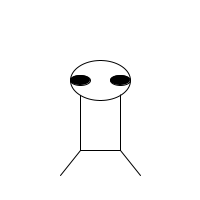
Frame 1 (no input)
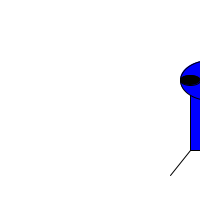
Frame 60 (the mouse pressed at the canvas centre just before this capture)
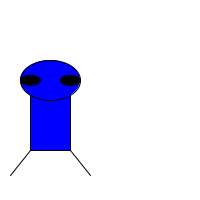
Frame 120 (the mouse held since frame 60 and released just before this capture)

The Processing sketch that drew these frames (run headless with seeded random() and noise(); from frame 60 on, the mouse is pressed at the canvas centre):

// Processing sketch: processing_132186
// ── processing_132186.pde

int waardeX;
int waardeY;
int richting;
boolean roel;
int teller;
 
void setup(){
size(200,200);
waardeX = 80;
waardeY = 90;
richting = 5;
roel = false;
teller = 1;
}
  
void draw(){
    
background(255);
   
 
rect(waardeX,waardeY,40,60);      
  
 
ellipseMode(CENTER);
ellipse(waardeX+20,waardeY-10,60,40);
  
line(waardeX,waardeY+60,waardeX-20,waardeY+85);
  
line(waardeX+40,waardeY+60,waardeX+60,waardeY+85);
  
fill(0);
ellipseMode(CENTER);
ellipse(waardeX,waardeY-10,20,10);
  
fill(0);
ellipseMode(CENTER);
ellipse(waardeX+40,waardeY-10,20,10);
 
waardeX = waardeX + richting;
 
 
// Monstertje beweegt naar rechts
  waardeX = waardeX + richting;
   
// Als monstertje de rand raakt, dan omkeren en wordt er door de teller geteld
  if(waardeX < 0 || waardeX > width){
    richting = - richting;
    println(teller);
    teller = teller + 1;
  }
   
 
// Als de teller 10 is, wordt een boolean geactiveerd. 
  if(teller == 10){
    roel = !roel; // -> als true is, wordt false ... als false is, wordt true
    teller = 0;
  }
 
// Als de boolean aanstaat, dan wordt het monster rood.
  if(roel == true){
    fill(255,0,0);
  }
 
// Als de noolean uitstaat, dan wordt het monster blauw.
  if(roel == false){
    fill(0,0,255);
  }
     
     
   
 
 
}
